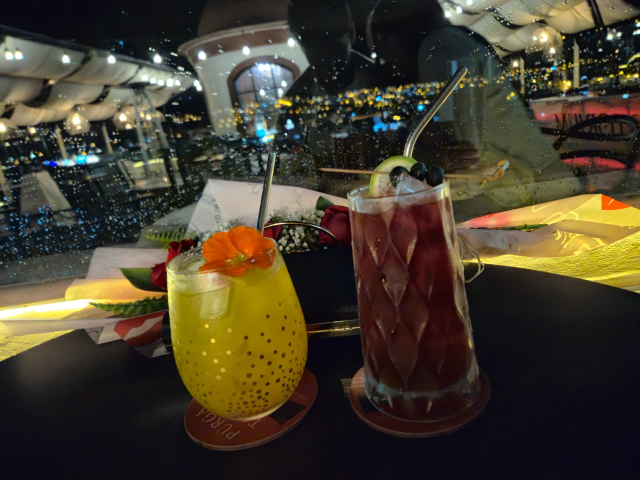
#> input picture colores.jpeg, 1280 x 960 px, given in place of colores.jpg, which was not available (shown at 1/2 size)
$ jupyter execute ejer4.ipynb   (text cells are left out)
#> lines starting #> are read from the running program, lines starting #| are printed output that depends on the picture; after the words box and inside, x2 and y2 are one past the last pixel; in counts of white or black regions, pixels touching at a corner belong together; pictures that were not available may be replaced by others from this repository, and a replacement may not be noted
[cell 1]
import cv2
import numpy as np
import matplotlib.pyplot as plt

img = cv2.imread('colores.jpg')
#> img is the input picture: shape (960, 1280, 3); mean B, G, R 45.3, 61.9, 69.9
img_rgb = cv2.cvtColor(img, cv2.COLOR_BGR2RGB)

alto, ancho, _ = img_rgb.shape
#> alto = 960; ancho = 1280
num_columnas = 5
ancho_columna = ancho // num_columnas
#> ancho_columna = 256

titulos = ['Red', 'Orange', 'Yellow', 'Green', 'Blue']
imagenes_columnas = []
cantidades = []

for i in range(num_columnas):
    x_inicio = i * ancho_columna
    x_fin = (i + 1) * ancho_columna
    columna = img_rgb[:, x_inicio:x_fin]
    gris = cv2.cvtColor(columna, cv2.COLOR_RGB2GRAY)

    _, thresh = cv2.threshold(gris, 245, 255, cv2.THRESH_BINARY_INV)
    thresh[:60, :] = 0

    kernel = np.ones((2, 2), np.uint8)

    thresh = cv2.morphologyEx(thresh, cv2.MORPH_CLOSE, kernel, iterations=3)

    # Dilatación suave para unir partes separadas del mismo objeto
    kernel_dilate = np.ones((4, 4), np.uint8)
    thresh_dilated = cv2.dilate(thresh, kernel_dilate, iterations=2)

    contornos, _ = cv2.findContours(thresh_dilated, cv2.RETR_EXTERNAL, cv2.CHAIN_APPROX_SIMPLE)

    cantidad = 0
    for c in contornos:
        area = cv2.contourArea(c)
        if area > 80:
            cantidad += 1

    imagenes_columnas.append(columna)
    cantidades.append(cantidad)
#> this loop made 5 passes
#> pass 1, `columna = img_rgb[:, x_inicio:x_fin]`:
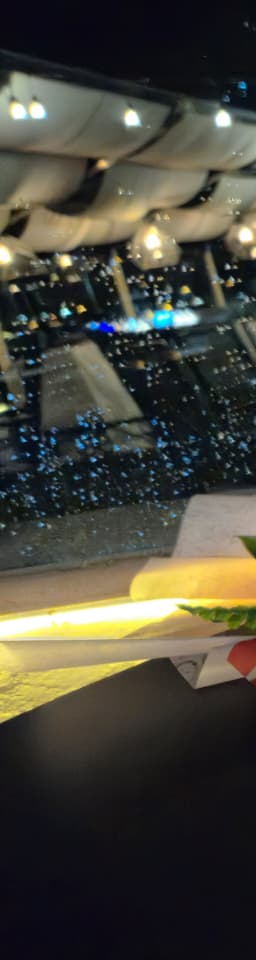
#> columna: shape (960, 256, 3); mean R, G, B 70.4, 68.7, 58.4
#> pass 1, `gris = cv2.cvtColor(columna, cv2.COLOR_RGB2GRAY)`:
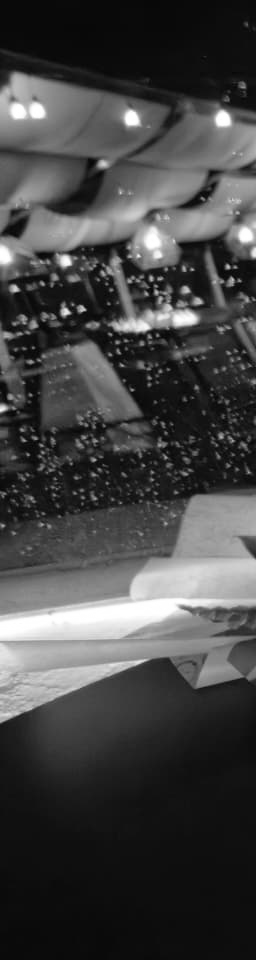
#> gris: shape (960, 256); min 0, max 255, mean 68
#> pass 1, `_, thresh = cv2.threshold(gris, 245, 255, cv2.THRESH_BINARY_INV)`:
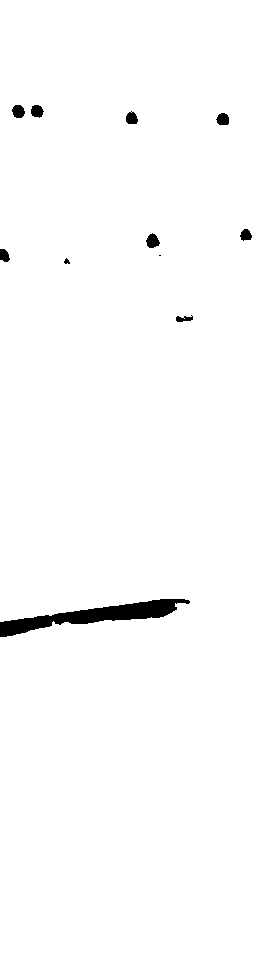
#> thresh: shape (960, 256); 98.6% white; 11 black regions (1 under 20 px), largest, box (x1, y1, x2, y2) and area: (0, 599, 190, 637) 2519, (146, 233, 160, 248) 142, (12, 105, 25, 118) 132
#> pass 1, `thresh = cv2.morphologyEx(thresh, cv2.MORPH_CLOSE, kernel, iterations=3)`:
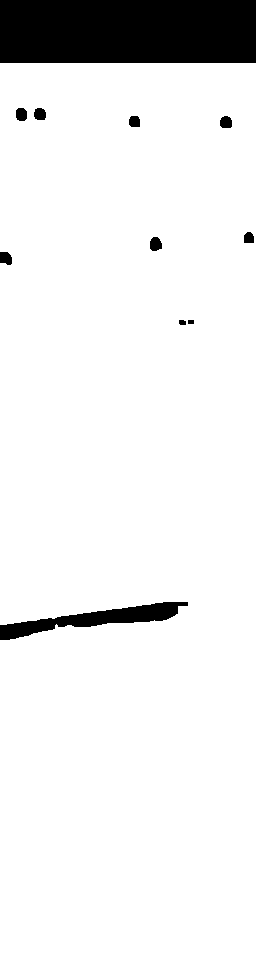
#> thresh: shape (960, 256); 92% white; 11 black regions, largest, box (x1, y1, x2, y2) and area: (0, 0, 256, 63) 16128, (0, 602, 188, 640) 2535, (150, 237, 162, 251) 137
#> after the loop:
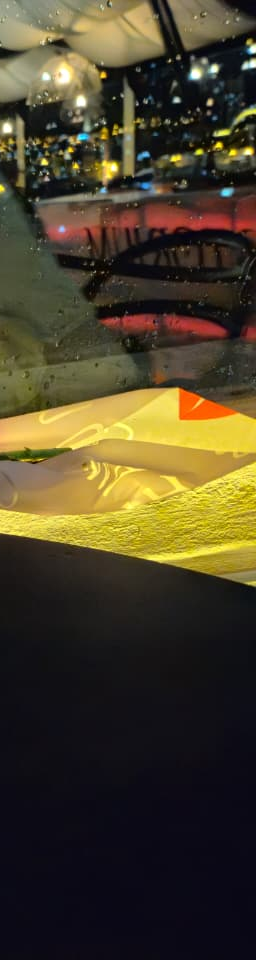
#> columna: shape (960, 256, 3); mean R, G, B 73.4, 64.3, 41.3
#> after the loop:
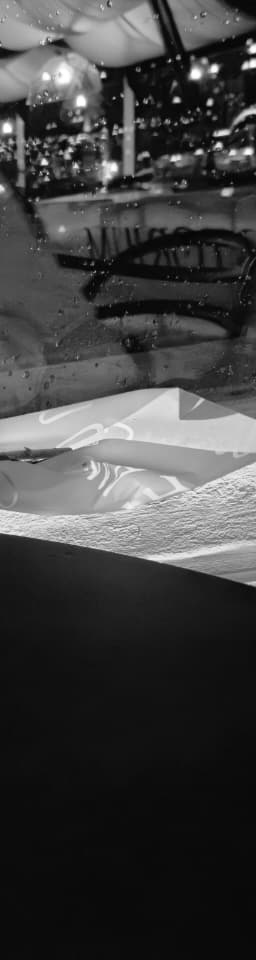
#> gris: shape (960, 256); min 0, max 255, mean 64.4
#> after the loop:
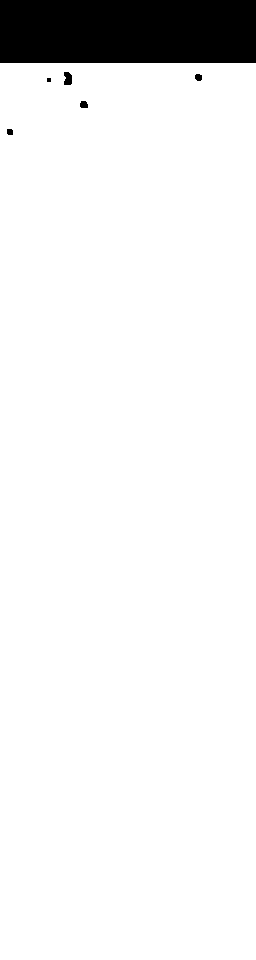
#> thresh: shape (960, 256); 93.3% white; 6 black regions (1 under 20 px), largest, box (x1, y1, x2, y2) and area: (0, 0, 256, 63) 16128, (64, 72, 72, 85) 90, (80, 101, 88, 108) 49, (195, 74, 202, 81) 42, (7, 129, 13, 135) 34
#> after the loop:
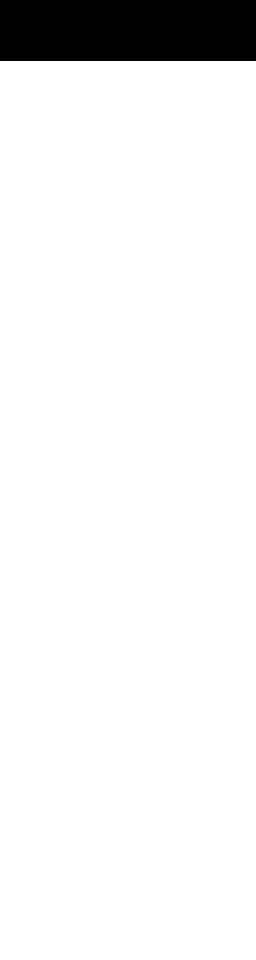
#> thresh_dilated: shape (960, 256); 93.6% white; 1 black region, box (x1, y1, x2, y2) and area: (0, 0, 256, 61) 15616
#> after the loop, cantidades = [1, 1, 1, 1, 1]; imagenes_columnas = 5 items
plt.figure(figsize=(18, 8))
plt.subplot(2, 3, 1)
plt.imshow(img_rgb)
plt.title('Original Image')
plt.axis('off')

colores_titulo = ['red', 'orange', 'gold', 'green', 'blue']

for i in range(5):
    plt.subplot(2, 3, i + 2)
    plt.imshow(imagenes_columnas[i])
    plt.title(f'{titulos[i]} objects: {cantidades[i]}', color=colores_titulo[i], fontsize=13, fontweight='bold')
    plt.axis('off')

plt.tight_layout()
plt.show()
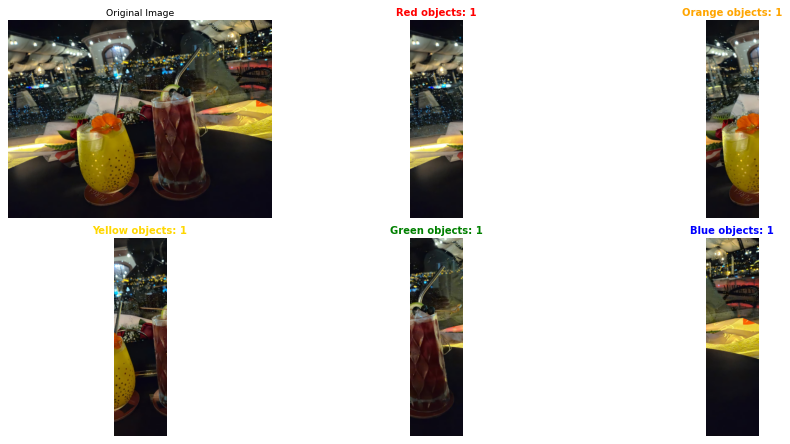
#> figure drawn by matplotlib, 6 panels
